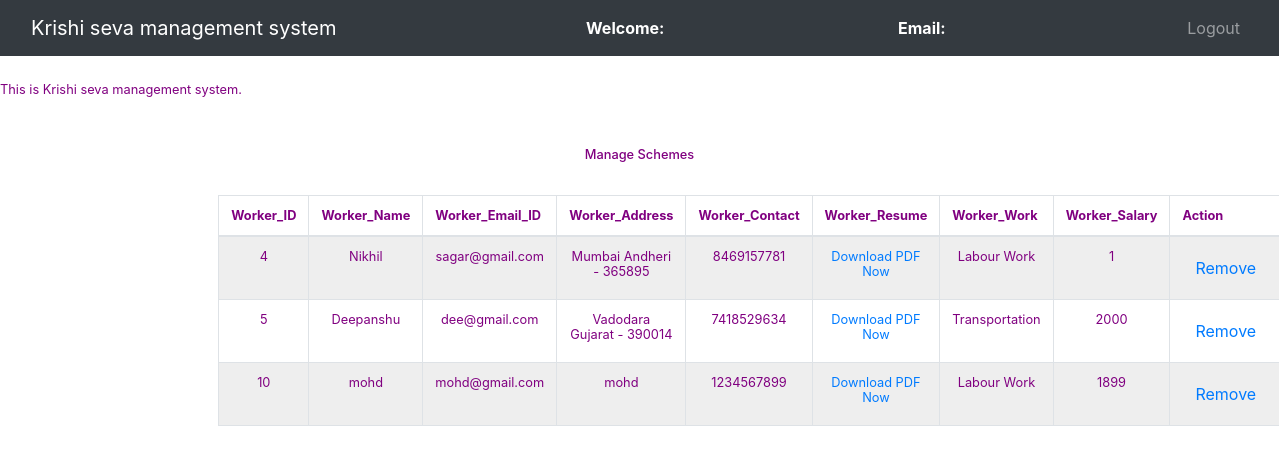
The app's page /admin/list_worker.php with its own data.
### tables this page shows
CREATE TABLE `worker_register` (
  `id` int(11) NOT NULL,
  `name` varchar(100) NOT NULL,
  `email` varchar(100) NOT NULL,
  `password` varchar(20) NOT NULL,
  `address` varchar(100) NOT NULL,
  `contact` varchar(100) NOT NULL,
  `resume` varchar(100) NOT NULL,
  `work` varchar(100) NOT NULL,
  `salary` varchar(100) NOT NULL
);

### admin/list_worker.php (the view, shortened to what this page needs)
<?php
	include '../db_connect.php';
?>
<!DOCTYPE html>
<html>
<head>
	<link rel="stylesheet" type="text/css" href="../bootstrap-4.4.1/css/bootstrap.min.css">
</head>
<body background="../image/B5.jpg">
	<nav class="navbar navbar-expand-lg navbar-dark bg-dark">
		<div class="container-fluid">
			<div class="navbar-header">
				<a class="navbar-brand" href="admin_dashboard.php">Krishi seva management system</a>
			</div>
			<font style="color: white"><span><strong>Welcome: <?php echo $_SESSION['name'];?></strong></span></font>
			<font style="color: white"><span><strong>Email: <?php echo $_SESSION['email'];?></strong></font>
		    <ul class="nav navbar-nav navbar-right">
		      <li class="nav-item">
		        <a class="nav-link" href="../logout.php">Logout</a>
		      </li>
		    </ul>
		</div>
	</nav><br>
	<span id="My_Heading"><marquee>This is Krishi seva management system. </marquee></span><br><br>
		<center><h4  id="My_Heading">Manage Schemes</h4><br></center>
		<div class="row">
    <div class="col-md-2"></div>
    <div class="col-md-8">
	<table id="My_Heading" class="table table-bordered table-hover">
        <thead>
            <tr>
                <th>Worker_ID</th>
				<th>Worker_Name</th>
                <th>Worker_Email_ID</th>
                <th>Worker_Address</th>
                <th>Worker_Contact</th>
                <th>Worker_Resume</th>
                <th>Worker_Work</th>
                <th>Worker_Salary</th>
				<th>Action</th>
            </tr>
        </thead>
        <?php
            $query = "SELECT * FROM worker_register";
            $query_run = mysqli_query($connection, $query);
            while ($row = mysqli_fetch_assoc($query_run)){
        ?>
            <tr>
			    <td><?php echo $row['id'];?></td>
                <td><?php echo $row['name'];?></td>
                <td><?php echo $row['email'];?></td>
				<td><?php echo $row['address'];?></td>
                <td><?php echo $row['contact'];?></td>
				<td> <a href="../supplier/<?php echo  $row['resume']; ?>" target="_gokull">Download PDF Now</a></td>
                <td><?php echo $row['work'];?></td>
                <td><?php echo $row['salary'];?></td>
				<td><button class="btn" id="submit" type="submit"><a href="delete_worker.php?bn=<?php echo $row['id'];?>">Remove</a></button></td>
            </tr>
        <?php
            }
        ?>
    </table>
    </div>
</div>
</body>
</html>

### admin/list_worker.php (style rules this page uses)
#My_Heading { color: purple; font-size:80%; }
body { background-image: url('https://rare-gallery.com/uploads/posts/519364-agriculture.jpg'); background-repeat: no-repeat; background-attachment: fixed; background-size: cover; }
td, th { border: 1px solid #777; padding: 0.5rem; text-align: center; }
table { border-collapse: collapse; }
thead { background: white; }
tbody tr:nth-child(odd) { background: #eee; }
tbody tr:nth-child(even) { background: white; }

### records on screen
worker_register: id "4", name "Nikhil", email "sagar@gmail.com", address "Mumbai Andheri - 365895", contact "8469157781", work "Labour Work", salary "1"
worker_register: id "5", name "Deepanshu", email "dee@gmail.com", address "Vadodara Gujarat - 390014", contact "7418529634", work "Transportation", salary "2000"
worker_register: id "10", name "mohd", email "mohd@gmail.com", address "mohd", contact "1234567899", work "Labour Work", salary "1899"
